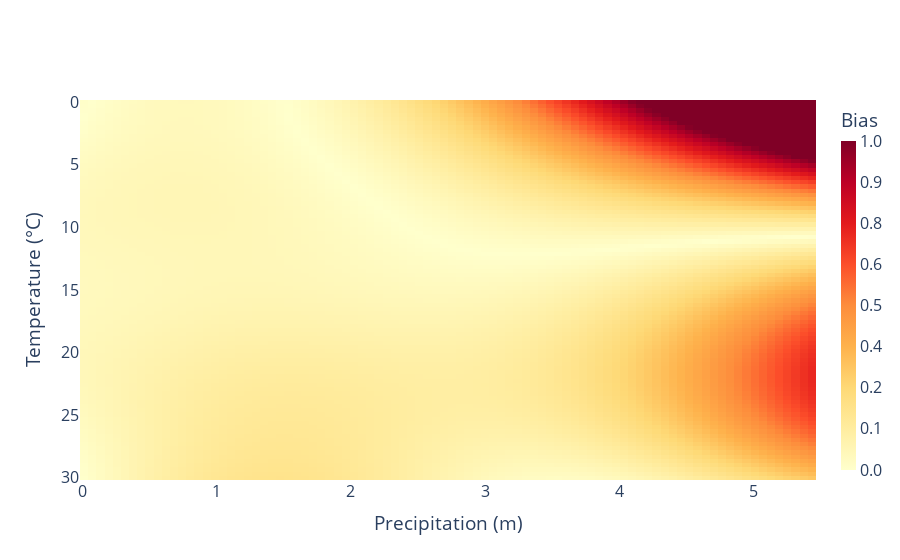

The notebook cell saved with this chart:
### Code cell
fig, bias =calculate_surface("Trig", "bias", "2025-08-28", "Interactive")
#data, plot, date, specification
fig.show()
average_bias=np.mean(np.sqrt(bias**2))
print(f'Average bias: {average_bias}')
